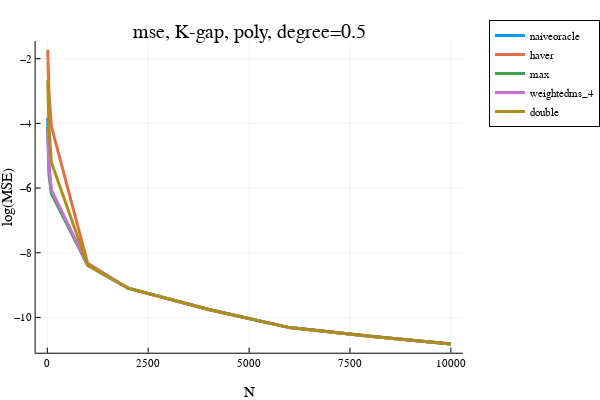

The code cell stored with this chart in its notebook:
### Markdown cell above
### K-gap polynomial low degree $\alpha < 1$

### Code cell
"""
trying to run bandits and see the performance of the estimator.

"""

using Infiltrator
using ProgressMeter
using Plots
plotly()

include("./KjBandits.jl")
include("./KjFunctions.jl")


opt = (
    σ² = (1.0/2)^2, 
    dataseed = 313, #123
    algoseed = 789,
    n_trials = 200, #50, #1000, #200
    N_ary = [10, 20, 40, 100, 1000, 2000, 4000, 6000, 8000, 10000], 
    algo_name = "uniform", # "ucb", # "ucb", "sr", "uniform"
    problem_name = "K_gap_poly", #"equal", "allbest", #"linear_K20" #"linear", "linear_K2_custom", "linear_K2"
    K = 64,
    num_optimals = nothing,
    degree = 0.5,
    Delta = nothing,
    gap_splits = nothing,
)
#estimator_names = ["haver", "naiveoracle", "avg", "max", "weighted_100", "weightedms_4", ]
estimator_names = ["naiveoracle", "haver", "avg", "max", "weightedms_4", "double"]
@show estimator_names
@show opt

hatvalues = zeros(opt.n_trials, length(opt.N_ary), length(estimator_names))
global estimators
global i_t_ary
rng_data = MersenneTwister(opt.dataseed)
rng_algo = MersenneTwister(opt.algoseed) 
rng_algo2 = MersenneTwister(opt.algoseed*31 + 1)
algo = []
problem = []
@showprogress for i_try = 1:opt.n_trials
#    global algo, problem
    myseed = rand(rng_data, UInt32)

    for i_N in eachindex(opt.N_ary)
        global problem, algo
        N = opt.N_ary[i_N]

        problem = problem_factory(
            opt.problem_name, opt.σ²,  myseed, 
            K=opt.K, num_optimals=opt.num_optimals, 
            degree=opt.degree, Delta=opt.Delta, gap_splits=opt.gap_splits)

        algo = algo_factory(opt.algo_name, problem, rand(rng_algo, UInt32))

        myseed2 = rand(rng_algo2, UInt32)
        estimators = [ estimator_factory(name, opt.σ², problem.μ, myseed2) for name in estimator_names]
    
        data = zeros(opt.K, N)
        for i in 1:opt.K
            algo.n_pulls[i] = N
            rewards = problem.μ[i] .+ sqrt(problem.σ²)*randn(problem.rngs[i], N) 
            algo.sum_rewards[i] = sum(rewards) 
            data[i,:] .= rewards
        end 
        
        for i_est in 1:length(estimators)-1
            hatvalues[i_try, i_N, i_est] = estimate_value(estimators[i_est], algo)
        end
        hatvalues[i_try, i_N, end] = estimate_value(estimators[end], data)
        
        @assert maximum(problem.μ) == 0.0
    end
    #- compute the bias and the MSE
end
bias = meansqueeze(hatvalues, 1) # n_alphas x n_estimators
mse = meansqueeze(hatvalues .^ 2, 1)
mae = meansqueeze(abs.(hatvalues), 1)

x = opt.N_ary
i = 1; plot(x, log.(mse[:,i]), label=estimator_names[i], linewidth=3)
i = 2; plot!(x, log.(mse[:,i]), label=estimator_names[i], linewidth=3)
# i = 3; plot!(x, log.(mse[:,i]), label=estimator_names[i], linewidth=3) 
i = 4; plot!(x, log.(mse[:,i]), label=estimator_names[i], linewidth=3)
i = 5; plot!(x, log.(mse[:,i]), label=estimator_names[i], linewidth=3)
i = 6; plot!(x, log.(mse[:,i]), label=estimator_names[i], linewidth=3)
plot!(xlabel="N", ylabel="log(MSE)", legend=:outertopright)  
title!("mse, K-gap, poly, degree=0.5")

### Figure 1 — Plotly figure (JSON) as saved in the notebook; plotly's stock layout.template omitted (floating-point values rounded to 4 significant figures)
{"data": [{"colorbar": {"title": {"text": ""}}, "legendgroup": "naiveoracle", "line": {"color": "rgba(0, 154, 250, 1.000)", "dash": "solid", "shape": "linear", "width": 3}, "mode": "lines", "name": "naiveoracle", "showlegend": true, "type": "scatter", "x": [10, 20, 40, 100, 1000, 2000, 4000, 6000, 8000, 10000], "xaxis": "x", "y": [-3.827, -4.646, -5.324, -6.143, -8.386, -9.096, -9.755, -10.31, -10.58, -10.82], "yaxis": "y", "zmax": null, "zmin": null}, {"colorbar": {"title": {"text": ""}}, "legendgroup": "haver", "line": {"color": "rgba(227, 111, 71, 1.000)", "dash": "solid", "shape": "linear", "width": 3}, "mode": "lines", "name": "haver", "showlegend": true, "type": "scatter", "x": [10, 20, 40, 100, 1000, 2000, 4000, 6000, 8000, 10000], "xaxis": "x", "y": [-1.726, -2.349, -3.022, -4.09, -8.326, -9.096, -9.755, -10.31, -10.58, -10.82], "yaxis": "y", "zmax": null, "zmin": null}, {"colorbar": {"title": {"text": ""}}, "legendgroup": "max", "line": {"color": "rgba(62, 164, 78, 1.000)", "dash": "solid", "shape": "linear", "width": 3}, "mode": "lines", "name": "max", "showlegend": true, "type": "scatter", "x": [10, 20, 40, 100, 1000, 2000, 4000, 6000, 8000, 10000], "xaxis": "x", "y": [-4.107, -4.968, -5.56, -6.172, -8.386, -9.096, -9.755, -10.31, -10.58, -10.82], "yaxis": "y", "zmax": null, "zmin": null}, {"colorbar": {"title": {"text": ""}}, "legendgroup": "weightedms_4", "line": {"color": "rgba(195, 113, 210, 1.000)", "dash": "solid", "shape": "linear", "width": 3}, "mode": "lines", "name": "weightedms_4", "showlegend": true, "type": "scatter", "x": [10, 20, 40, 100, 1000, 2000, 4000, 6000, 8000, 10000], "xaxis": "x", "y": [-4.181, -4.85, -5.377, -6.058, -8.386, -9.096, -9.755, -10.31, -10.58, -10.82], "yaxis": "y", "zmax": null, "zmin": null}, {"colorbar": {"title": {"text": ""}}, "legendgroup": "double", "line": {"color": "rgba(172, 142, 24, 1.000)", "dash": "solid", "shape": "linear", "width": 3}, "mode": "lines", "name": "double", "showlegend": true, "type": "scatter", "x": [10, 20, 40, 100, 1000, 2000, 4000, 6000, 8000, 10000], "xaxis": "x", "y": [-2.666, -3.4, -4.097, -5.201, -8.386, -9.096, -9.755, -10.31, -10.58, -10.82], "yaxis": "y", "zmax": null, "zmin": null}], "layout": {"annotations": [{"font": {"color": "rgba(0, 0, 0, 1)", "family": "sans-serif", "size": 20}, "rotation": 0, "showarrow": false, "text": "mse, K-gap, poly, degree=0.5", "x": 0.535, "xanchor": "center", "xref": "paper", "y": 1, "yanchor": "top", "yref": "paper"}], "height": 400, "legend": {"bgcolor": "rgba(255, 255, 255, 1.000)", "bordercolor": "rgba(0, 0, 0, 1)", "borderwidth": 1, "font": {"color": "rgba(0, 0, 0, 1)", "family": "sans-serif", "size": 11}, "title": {"font": {"color": "rgba(0, 0, 0, 1)", "family": "sans-serif", "size": 15}, "text": ""}, "tracegroupgap": 0, "traceorder": "normal", "x": 1.05, "xanchor": "upper", "y": 1, "yanchor": "right"}, "margin": {"b": 20, "l": 0, "r": 0, "t": 20}, "paper_bgcolor": "rgba(255, 255, 255, 1.000)", "plot_bgcolor": "rgba(255, 255, 255, 1.000)", "showlegend": true, "width": 600, "xaxis": {"anchor": "y", "domain": [0.07647, 0.9934], "gridcolor": "rgba(0, 0, 0, 0.1)", "gridwidth": 0.5, "linecolor": "rgba(0, 0, 0, 1)", "mirror": false, "range": [-289.7, 10300.0], "showgrid": true, "showline": true, "showticklabels": true, "tickangle": 0, "tickcolor": "rgb(0, 0, 0)", "tickfont": {"color": "rgba(0, 0, 0, 1)", "family": "sans-serif", "size": 11}, "tickmode": "array", "ticks": "inside", "ticktext": ["0", "2500", "5000", "7500", "10000"], "tickvals": [0, 2500, 5000, 7500, 10000], "title": {"font": {"color": "rgba(0, 0, 0, 1)", "family": "sans-serif", "size": 15}, "text": "N"}, "type": "linear", "visible": true, "zeroline": false, "zerolinecolor": "rgba(0, 0, 0, 1)"}, "yaxis": {"anchor": "x", "domain": [0.07581, 0.9415], "gridcolor": "rgba(0, 0, 0, 0.1)", "gridwidth": 0.5, "linecolor": "rgba(0, 0, 0, 1)", "mirror": false, "range": [-11.09, -1.454], "showgrid": true, "showline": true, "showticklabels": true, "tickangle": 0, "tickcolor": "rgb(0, 0, 0)", "tickfont": {"color": "rgba(0, 0, 0, 1)", "family": "sans-serif", "size": 11}, "tickmode": "array", "ticks": "inside", "ticktext": ["−10", "−8", "−6", "−4", "−2"], "tickvals": [-10, -8, -6, -4, -2], "title": {"font": {"color": "rgba(0, 0, 0, 1)", "family": "sans-serif", "size": 15}, "text": "log(MSE)"}, "type": "linear", "visible": true, "zeroline": false, "zerolinecolor": "rgba(0, 0, 0, 1)"}}}
